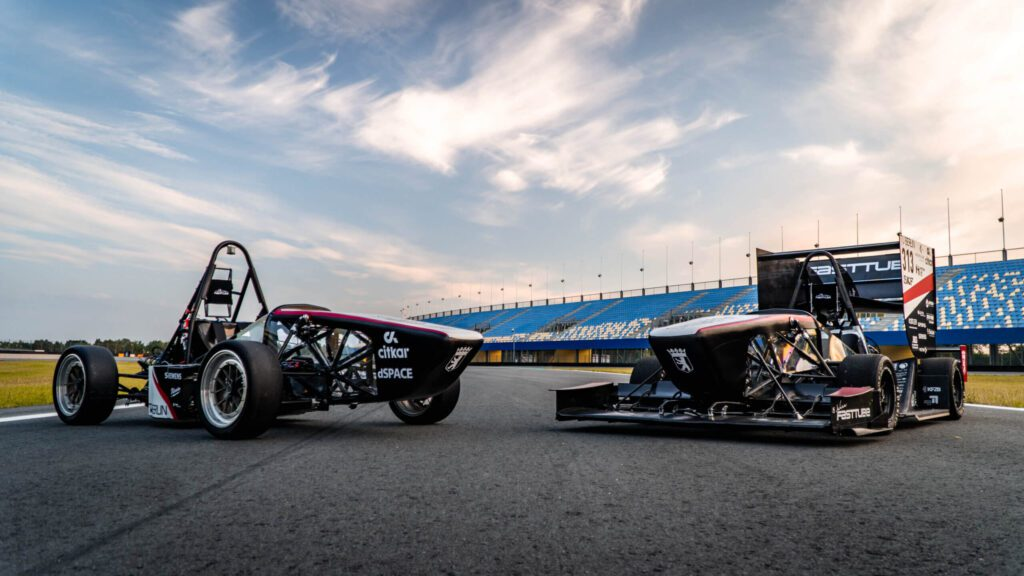
#> input picture car.jpg, 1024 x 576 px
$ python 'alıştırma.py'
#> lines starting #> are read from the running program, lines starting #| are printed output that depends on the picture; after the words box and inside, x2 and y2 are one past the last pixel; in counts of white or black regions, pixels touching at a corner belong together
import cv2
import numpy as np

resim = cv2.imread("car.jpg")
#> resim is the input picture: shape (576, 1024, 3); mean B, G, R 141, 136, 133.3
#sınır belirleme
lower = np.array([27, 100, 50])
upper = np.array([127, 255, 255])

resim= cv2.pyrDown(resim)
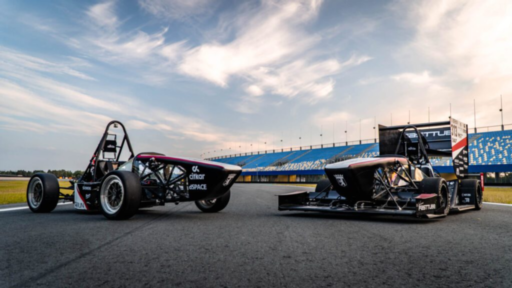
#> resim: shape (288, 512, 3); mean B, G, R 141.1, 136.1, 133.3
hsv = cv2.cvtColor(resim, cv2.COLOR_BGR2HSV)
#> hsv: shape (288, 512, 3); mean H, S, V 82.7, 37.1, 146.4
mask = cv2.inRange(hsv, lower, upper)
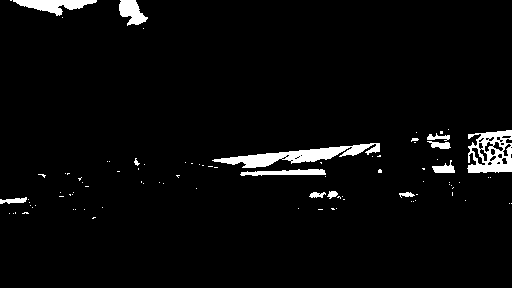
#> mask: shape (288, 512); 3.5% white; 93 white regions (79 under 20 px), largest, box (x1, y1, x2, y2) and area: (212, 143, 380, 168) 1546, (467, 130, 512, 173) 1209, (13, 0, 97, 16) 687
mask= cv2.medianBlur(mask, 5)
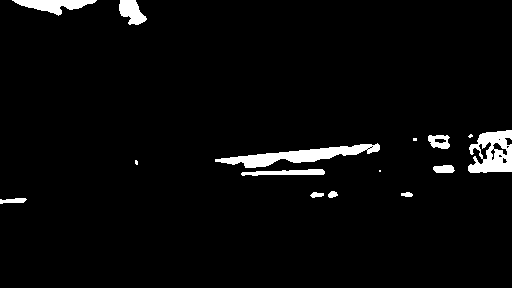
#> mask: shape (288, 512); 3.4% white; 15 white regions (4 under 20 px)
countours, _ = cv2.findContours(mask, cv2.RETR_TREE, cv2.CHAIN_APPROX_SIMPLE)
#> countours = 27 contours, 11 with area under 20; largest, box (x1, y1, x2, y2) and area: (215, 143, 380, 168) 1393, (468, 130, 512, 173) 1361, (12, 0, 97, 16) 596, (119, 0, 147, 25) 408, (241, 169, 325, 176) 296

for c in countours:
    x, y, w, h = cv2.boundingRect(c)
    cv2.rectangle(resim,(x,y),(x+w,y+h),(0,255,0),2)

    for i in c:
        x, y = (i[0][0], i[0][1])
        print(x, y)
        resim[y, x] = [0, 255, 0]
#> this loop made 27 passes
#> (w, h) on passes 1, 2, 3, 4, 6, 7, 8, 9, 11, 12, 15, 16: (27, 6), (12, 5), (14, 6), (10, 7), (84, 7), (22, 8), (3, 5), (165, 25), (4, 3), (4, 3), (22, 14), (13, 6)
#> (c, w, h) on passes 5, 10, 13, 14, 25: ([[379, 170], [379, 171], [380, 171], [380, 170]], 2, 2), ([[366, 149], [367, 148], [368, 149], [367, 150]], 3, 3), ([[371, 146], [372, 145], [373, 146], [372, 147]], 3, 3), ([[413, 138], [413, 140], [416, 140], [416, 138]], 4, 3), ([[498, 139], [499, 138], [500, 139], [499, 140]], 3, 3)
#> (printed output is left out)
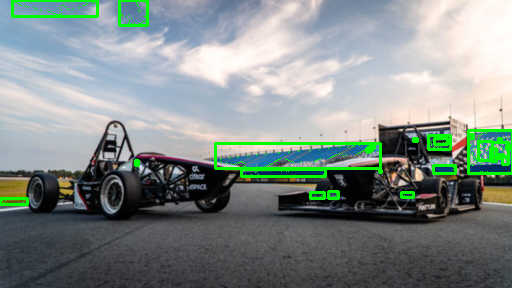
#> resim: shape (288, 512, 3); 3.22% of pixels changed, all inside (x1, y1, x2, y2) = (0, 0, 512, 206)

#ağırlıklı toplam alma
toplam = cv2.addWeighted(resim, 0.7, resim, 0.3, 0)
cv2.imshow("toplam", toplam)
cv2.imshow("mask", mask)
cv2.imshow("hsv", hsv)

#gürültü azaltma
resim = cv2.fastNlMeansDenoising(resim, None, 10, 7, 21)

#yazı yazma
font = cv2.FONT_HERSHEY_SIMPLEX
#> font = 0
cv2.putText(resim, "formula", (100, 50), font, 1, (255, 255, 255), 2, cv2.LINE_AA)
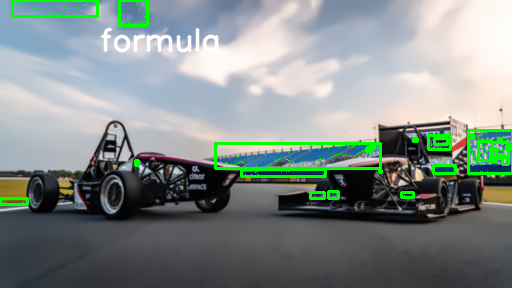
#> resim: shape (288, 512, 3); mean B, G, R 137.3, 140.9, 130.4


cv2.imshow("resim", resim)
cv2.waitKey(0)
cv2.destroyAllWindows()
